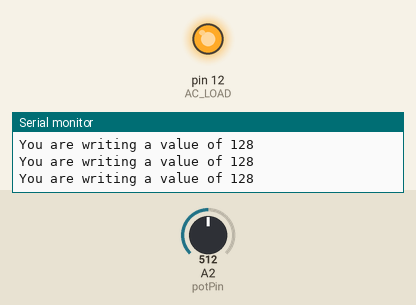
Simulated run of this sketch. Board: Arduino Uno, built with avr-gcc and run on an emulated ATmega328P. Parts: output pins drawn as LEDs (lit = HIGH), the last lines printed to the serial monitor. The test bench sets the inputs (shaded band); at power-on: A2 (potPin) = 512.

Above: at 1.2 s.
1.3 s: A2 (potPin) set to 500
At 2.5 s:
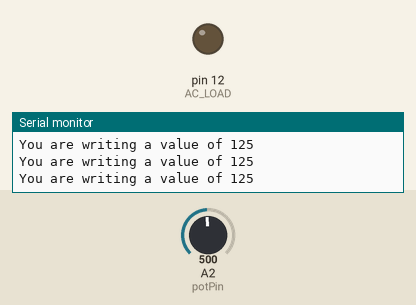
2.8 s: A2 (potPin) set to 716
At 3.7 s:
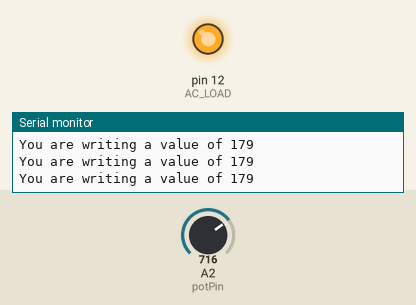
5.8 s: A2 (potPin) set to 511
At 7.0 s:
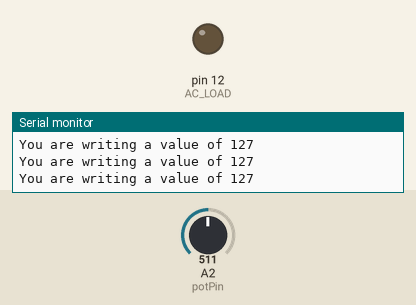
Timing chart, 0 to 8.8 s (numbered marks = the images above; inputs shaded):
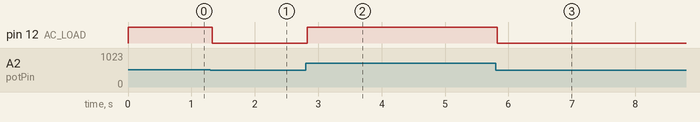

The sketch:

PotentiometerACLoadCode.ino
```cpp
//Georgia and Basir
//Prototype Code 1 (Potentiometer AC Load Code)
/* This was the very first prototype code we tried. It did not work. The main issue with this code is that it does not
use any functions necessary to the dimmer, such as zero cross detection. It was derived from editing an old code that
used a potentiometer to change the brightness of an LED. I left the old comments in to illustrate this. */

int potPin= 2;  //Sets potentiometer to analog pin A0
int AC_LOAD= 12;  // Sets LED to normal arduino pin 9
int potValue;  // Variable read from potentiometer
int motorValue; // Variable written to LED

void setup() {
  pinMode(potPin, INPUT);  //Potentiometer pin is INPUT
  pinMode(AC_LOAD, OUTPUT); //LED pin is output
  Serial.begin(9600);
}

void loop() {

 potValue = analogRead(potPin);  //readValue derived from reading the potentiometer value
 motorValue= potValue/4; //Formula for calculating LED write value
 analogWrite(AC_LOAD, motorValue);      //LED set to writeValue
 Serial.print("You are writing a value of ");
 Serial.println(motorValue); //serial print for debugging purposes

}
```

Measured:
- the behaviour switches between 512 and 511 on A2 (potPin) (found by bisection; images 0 and 1)
- after the input at 1.3 s, pin 12 (AC_LOAD): HIGH → LOW at once
- after the input at 2.8 s, pin 12 (AC_LOAD): LOW → HIGH at once
- after the input at 5.8 s, pin 12 (AC_LOAD): HIGH → LOW at once
